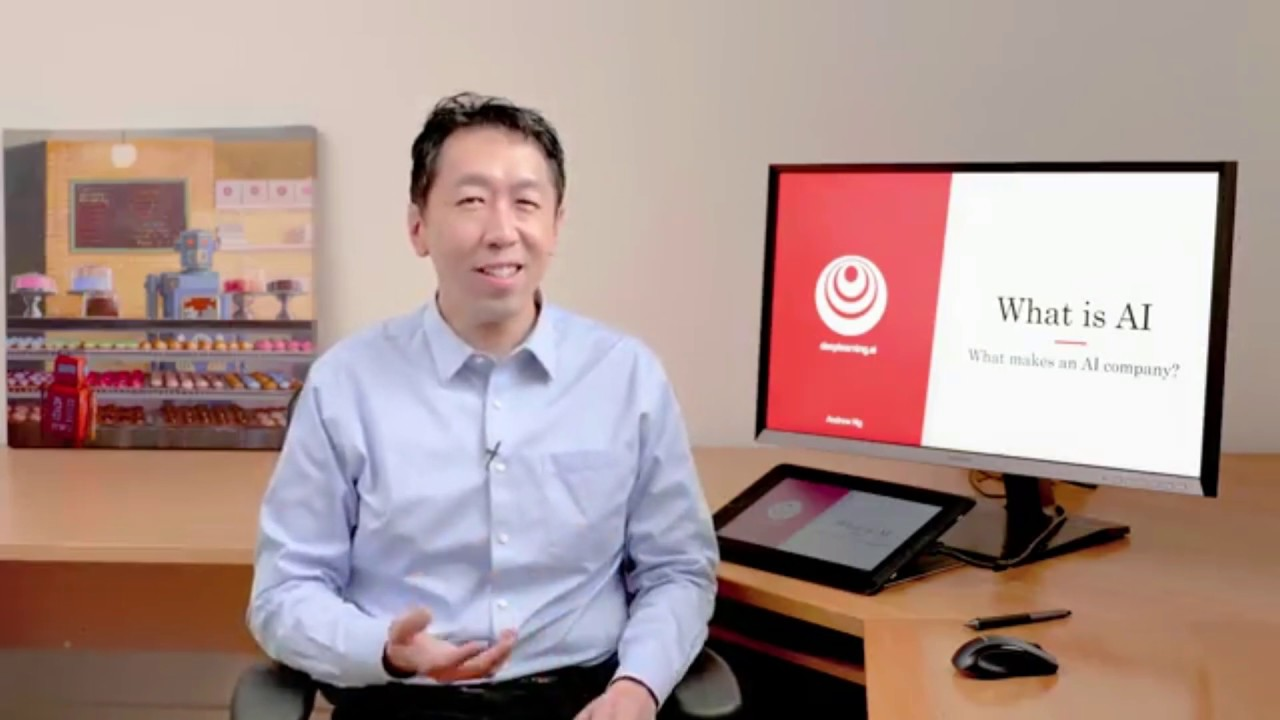
#> input picture Week 1/andrewng.jpg, 1280 x 720 px
$ jupyter execute 'Computer Vision Lab 1.ipynb'   (shell and % lines are left out)   (text cells are left out)
#> lines starting #> are read from the running program, lines starting #| are printed output that depends on the picture; pictures that were not available may be replaced by others from this repository, and a replacement may not be noted
[cell 1]
#importing libiraries
import numpy as np # for numerical operations
import cv2
import matplotlib.pyplot as plt

[cell 2]
#load the image
img =cv2.imread('andrewng.jpg')
#> img is the input picture: shape (720, 1280, 3); mean B, G, R 142.4, 146.6, 172

[cell 3]
print(img.shape)
#| (720, 1280, 3)

[cell 4]
plt.imshow(img)

[cell 5]
#change color from RGB to BGR that open cv store it with
img=cv2.cvtColor(img,cv2.COLOR_BGR2RGB)

[cell 6]
plt.imshow(img)

[cell 7]
#print the image
print(img)
#> (printed output is left out)

[cell 8]
#image shape
print(img.shape)
#| (720, 1280, 3)

[cell 9]
flower=[
    [0, 0, 1, 1, 1, 0,0],
    [0, 0, 0, 1, 0, 0,0],
    [0, 0, 0, 1, 0, 0,0],
    [0, 1, 1, 1, 1, 1,0],
    [0, 0, 1, 1, 1, 0,0]
]

[cell 10]
# visualizing the data, ploting A.
plt.imshow(np.array(flower),cmap='gray')
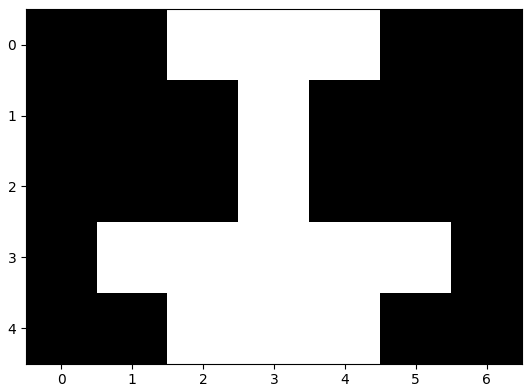
#> figure drawn by matplotlib, 1 panel

[cell 11]
#print specific portion of an image by specfing the range of col pixels and row pixel
cropped_img=img[120:350,350:600]
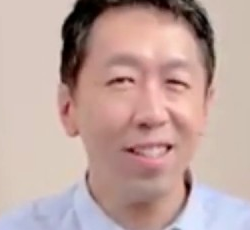
#> cropped_img: shape (230, 250, 3); mean R, G, B 191.7, 164.7, 159.4
print(cropped_img)
#> (printed output is left out)

[cell 12]
plt.imshow(cropped_img)

[cell 13]
#selected_roi=cv2.selectROI("Select the area",img)
#roi_copped=selected_roi[int(selected_roi[1]):int(selected_roi[1]+selected_roi[3]),selected_roi[0]:int(selected_roi[0]+selected_roi[2])]

[cell 14]
#Gray Scale img
#change color from RGB to Gray
gray_img=cv2.cvtColor(img,cv2.COLOR_RGB2GRAY)

[cell 15]
print(gray_img.shape)
#| (720, 1280)

[cell 16]
gray_img2=cv2.imread('andrewng.jpg',0)
#> gray_img2: shape (720, 1280); min 0, max 255, mean 153.7

[cell 17]
plt.imshow(gray_img,cmap='gray')

[cell 18]
plt.imshow(gray_img2,cmap='gray')

[cell 19]
Red,Green,Blue=cv2.split(img)
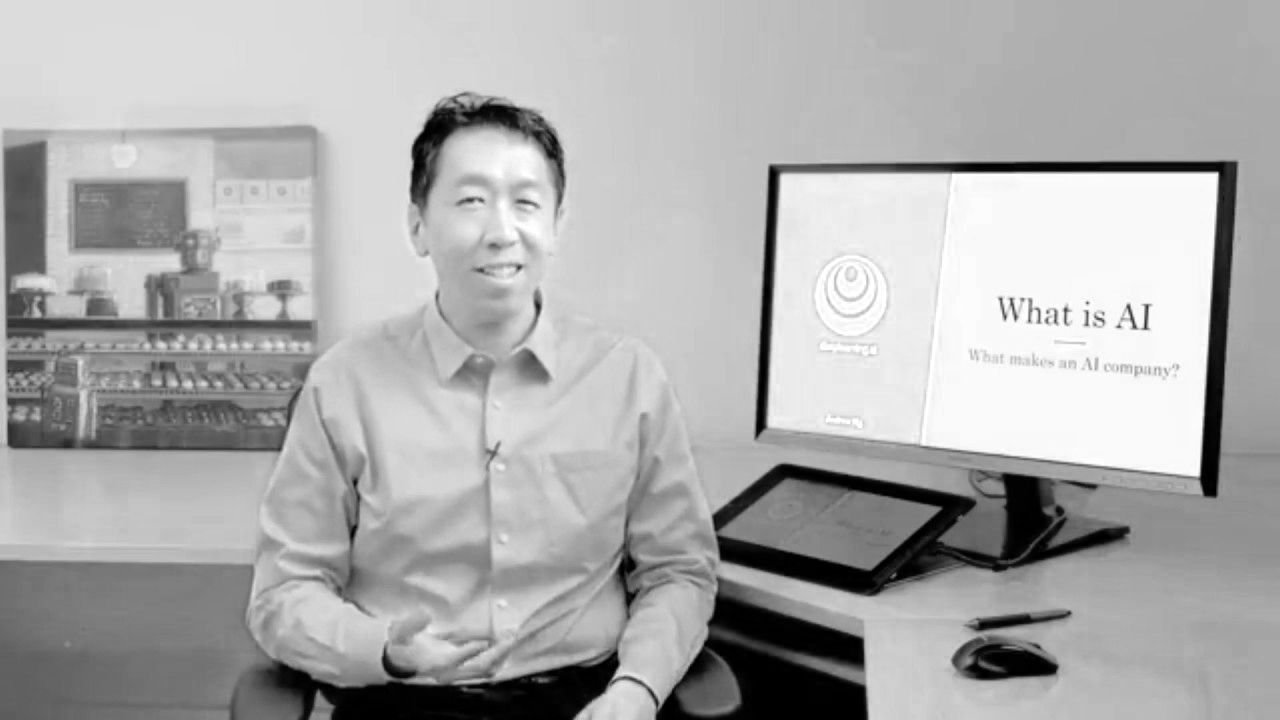
#> Red: shape (720, 1280); min 0, max 255, mean 172
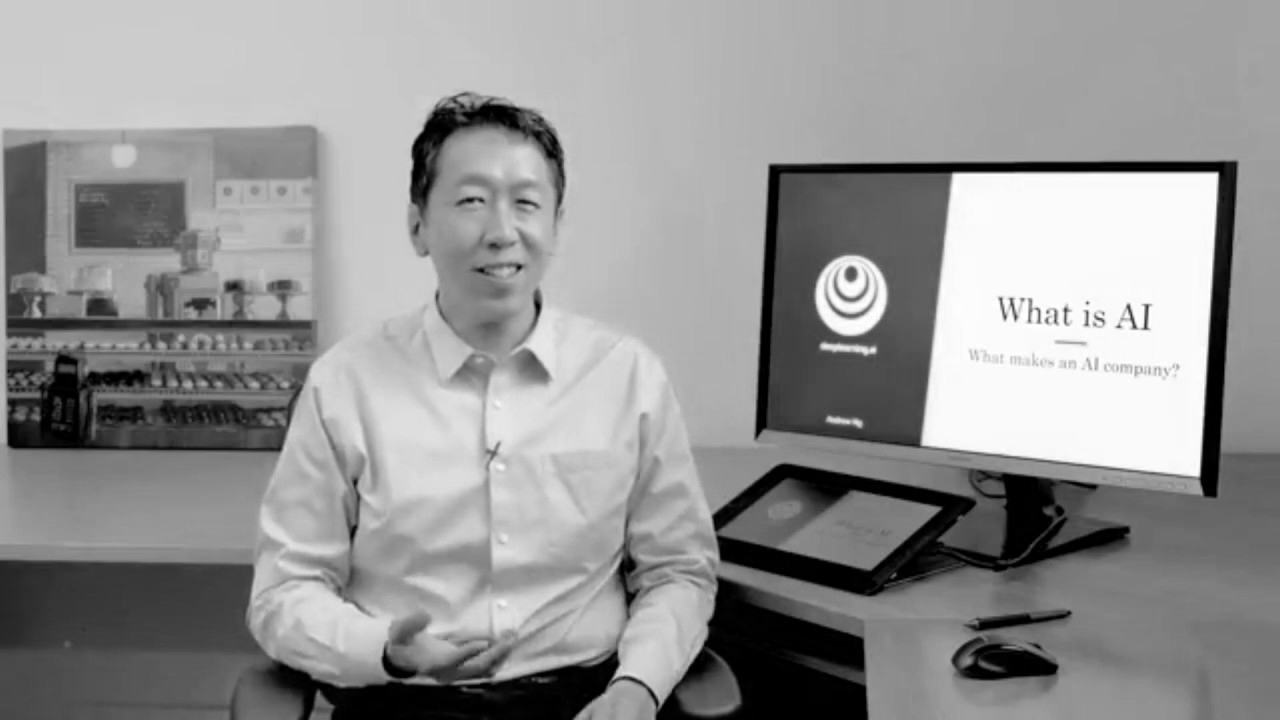
#> Green: shape (720, 1280); min 0, max 255, mean 146.6
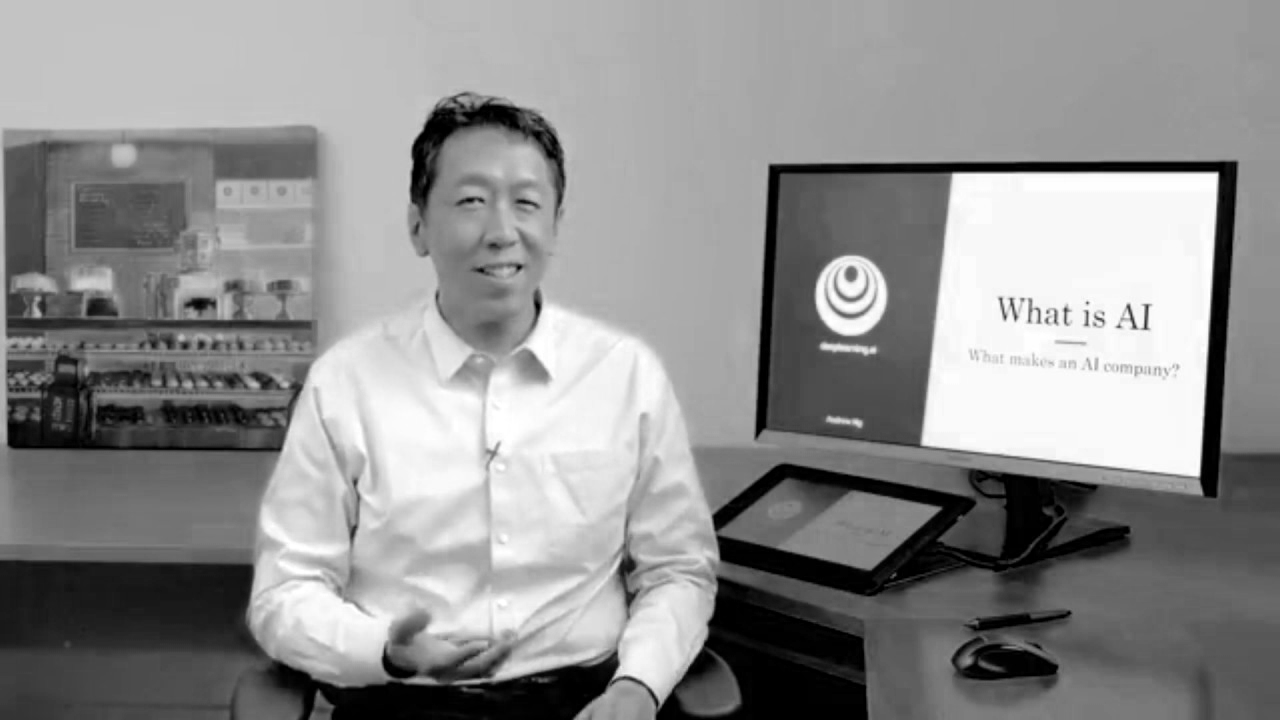
#> Blue: shape (720, 1280); min 0, max 255, mean 142.4

[cell 20]
print(Red.shape)
#| (720, 1280)

[cell 21]
plt.imshow(Red,cmap='Reds')

[cell 22]
plt.imshow(Green,cmap='Greens')

[cell 23]
plt.imshow(Blue,cmap='Blues')

[cell 24]
merged_image=cv2.merge([Red,Green,Blue])

[cell 25]
plt.imshow(merged_image)

[cell 26]
#in slicing it mean all columns and all pixels and the first channel which are red
red=img[:,:,0]

[cell 27]
plt.imshow(red,cmap='Reds')

[cell 28]
X_data=[]
cap=cv2.VideoCapture('honda-asimo.mp4')
i=0
while True:
#While i<10
    #capture frame by frame
    ret,frame=cap.read()
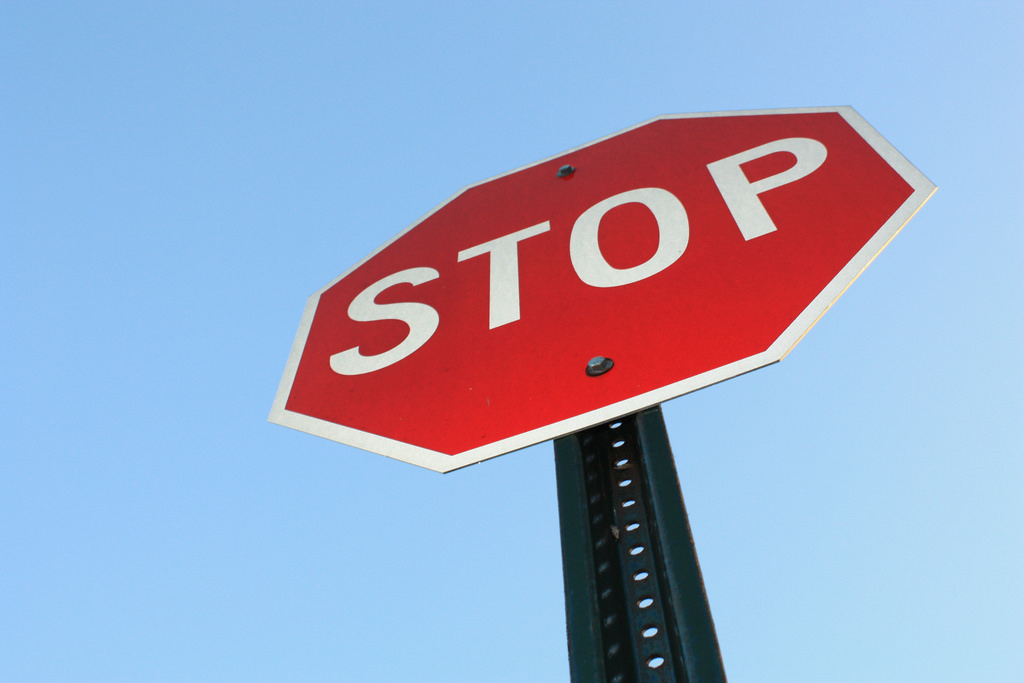
#> input picture Week 2/sign_img.jpg, 1024 x 683 px, given in place of honda-asimo.mp4, which was not available
#> frame is the input picture: shape (683, 1024, 3); mean B, G, R 199.5, 168.6, 156.7
    X_data.append(frame)
    #if frame is read correctly ret is True
    if not ret:
        print("Can't recieve frame ( stream end?). Existing...")
        break
    #Our Operations on the frame come here
    gray=cv2.cvtColor(frame,cv2.COLOR_BGR2GRAY)
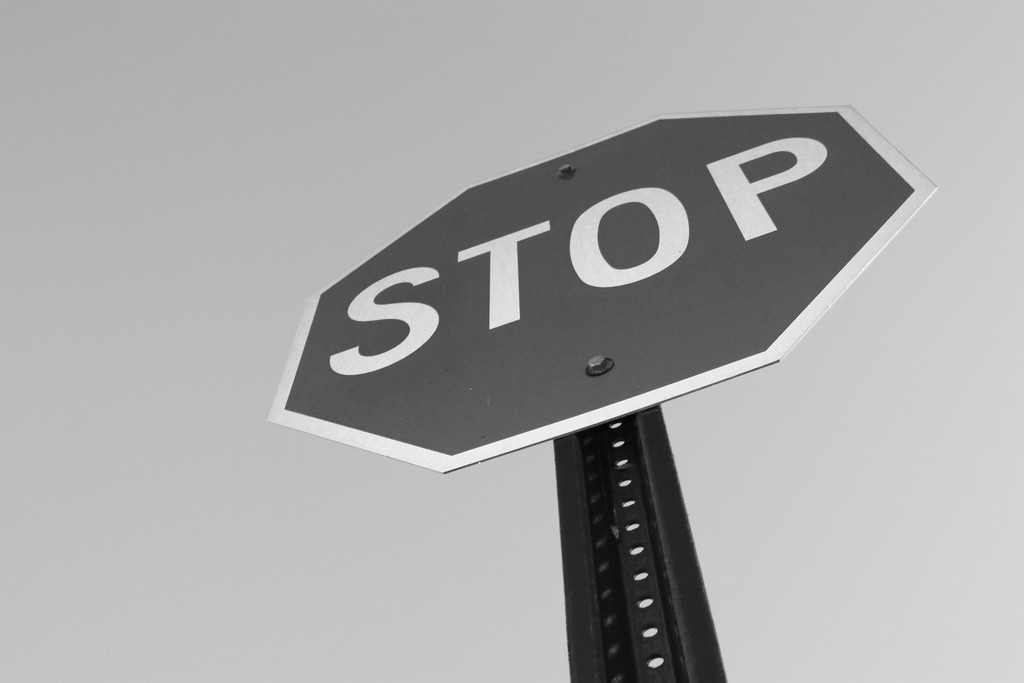
#> gray: shape (683, 1024); min 1, max 251, mean 168.6
    #i=i+1
#When Everything Done , Realease the capture
cap.release()
cv2.destroyAllWindows()
print('X_Data shape:',np.array(X_data).shape)
